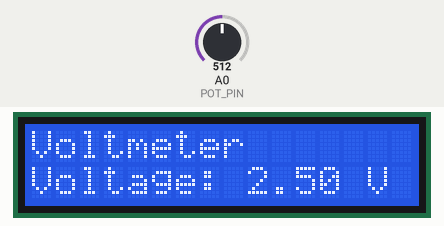
Simulated run of this sketch. Board: Arduino Uno, built with avr-gcc and run on an emulated ATmega328P. Parts: 16×2 character LCD. Inputs (shaded band) come from the test bench; at power-on: A0 (POT_PIN) = 512.

Above: at 1.2 s.
1.3 s: A0 (POT_PIN) set to 716
At 2.2 s:
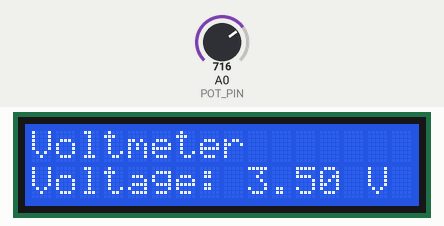
3.1 s: A0 (POT_PIN) set to 900
At 3.8 s:
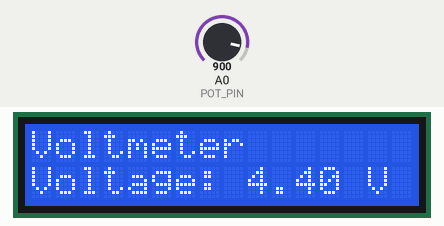
4.6 s: A0 (POT_PIN) set to 1023
At 5.4 s:
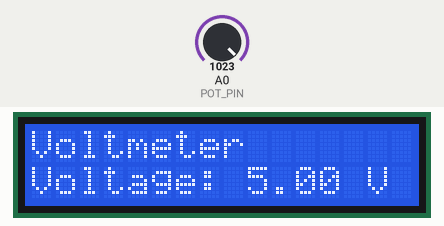
Timing chart, 0 to 7.6 s (numbered marks = the images above; inputs shaded):
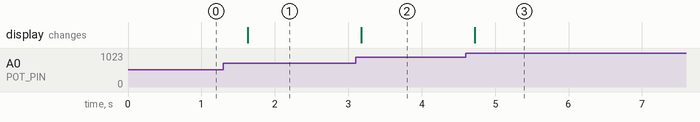

The sketch:

sketch.ino
```cpp
#include <Wire.h>
#include <LiquidCrystal_I2C.h>

#define POT_PIN A0
LiquidCrystal_I2C lcd(0x27, 16, 2); // Change 0x27 to your LCD I2C address

void setup() {
  lcd.begin();
  lcd.print("Voltmeter");
}

void loop() {
  int sensorValue = analogRead(POT_PIN);
  float voltage = sensorValue * (5.0 / 1023.0);

  lcd.setCursor(0, 1);
  lcd.print("Voltage: ");
  lcd.print(voltage);
  lcd.print(" V");

  delay(500);
}
```

Measured:
- after the input at 1.3 s, the display: changes after 0.33 s (image 1)
- after the input at 3.1 s, the display: changes after 0.08 s (image 2)
- after the input at 4.6 s, the display: changes after 0.12 s (image 3)
